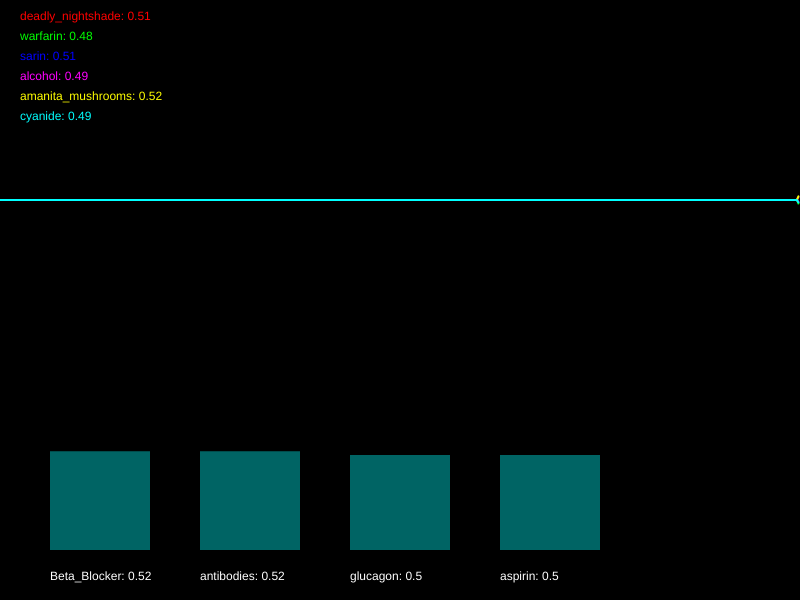
Frame 1 (no input)
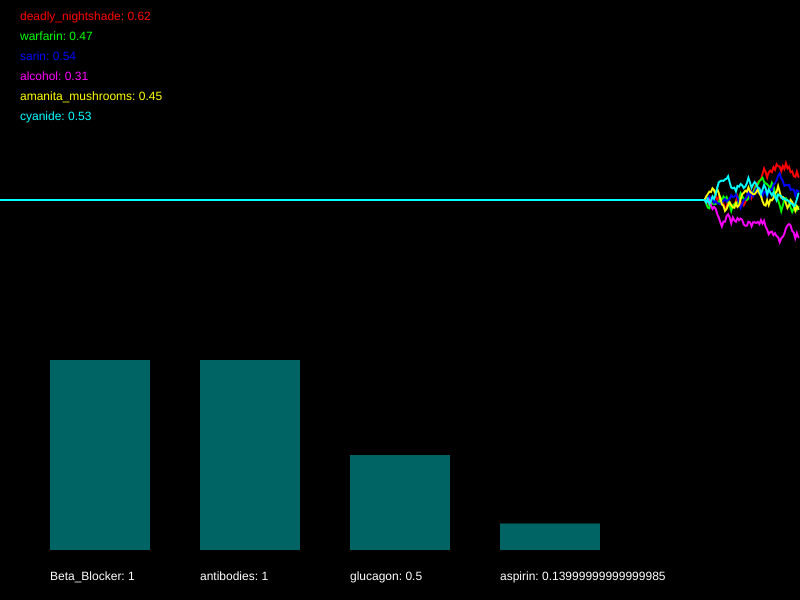
Frame 60 (no input)
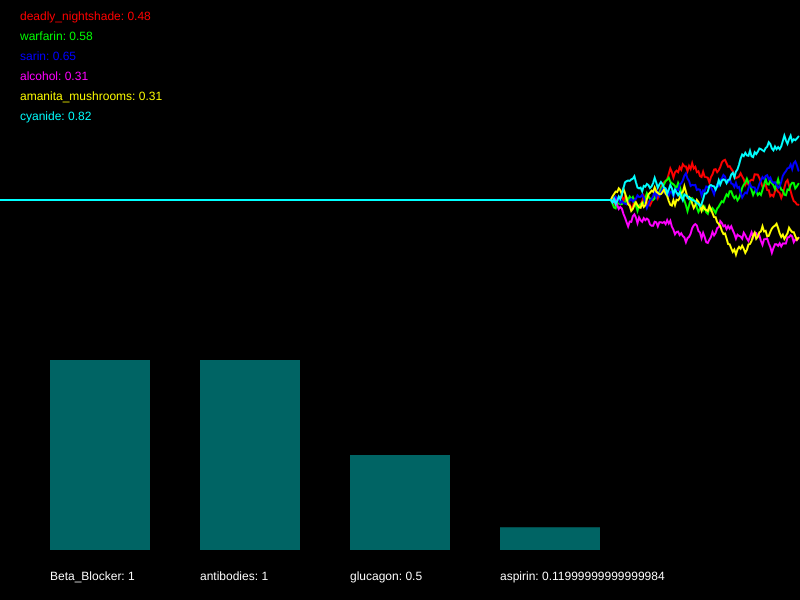
Frame 120 (the mouse pressed at the canvas centre since frame 60)

The p5.js sketch that drew these frames (run headless with seeded random() and noise() and a simulated clock; from frame 60 on, the mouse is pressed at the canvas centre):

// p5.js sketch
// ── sketch.js
/*

Officer: 2481930
CaseNum: 401-2-24564609-2481930

Case 401 - The Case of Norbert's Weiner Stand
Stage 3 - Bilious bagel

As I suspected Norbert has struck again. Ever inventive he’s set up a bagel stand and
has laced the cream cheese with an ingenious but vicious toxin. This one is quite
deadly so get yourself down to the lab right away.

You must develop the antidote by using conditional statements in the draw loop to
do the following.

	- When either cyanide dips below 0.63, amanita_mushrooms dips below 0.51, or perhaps sarin goes above 0.5, decrease Beta_Blocker by 0.02
	- When warfarin goes above 0.74 or alcohol dips below 0.74, increment Beta_Blocker by 0.04
	- If warfarin dips below 0.52 and alcohol dips below 0.39, decrease antibodies by 0.02
	- When either amanita_mushrooms dips below 0.6, sarin goes above 0.67, or perhaps cyanide dips below 0.75, increase antibodies by 0.02
	- When deadly_nightshade dips below 0.7 and sarin goes above 0.73, reduce glucagon by 0.01
	- If alcohol goes above 0.54 or warfarin goes above 0.68, raise glucagon by 0.04
	- When deadly_nightshade goes above 0.25 and amanita_mushrooms goes above 0.41, decrement aspirin by 0.02
	- When cyanide dips below 0.57, whilst at the same time, warfarin goes above 0.45 or alcohol dips below 0.7, increment aspirin by 0.02


Your conditional statements should:

consider the following poisons:

	- deadly_nightshade
	- warfarin
	- sarin
	- alcohol
	- amanita_mushrooms
	- cyanide


and modify the following antidotes:

	- Beta_Blocker
	- antibodies
	- glucagon
	- aspirin


- There are many ways to complete this task but you should only use the
following commands:

	if(){}
	+=
	-=

*/

//Declare the poison variables
var deadly_nightshade;
var warfarin;
var sarin;
var alcohol;
var amanita_mushrooms;
var cyanide;


//Declare the antidote variables
var Beta_Blocker;
var antibodies;
var glucagon;
var aspirin;


//This variable is used for drawing the graph
var graphs;


function setup()
{

	createCanvas(800,600);
	strokeWeight(2);

	//initialise the poisons and antidotes
	deadly_nightshade = 0.5;
	warfarin = 0.5;
	sarin = 0.5;
	alcohol = 0.5;
	amanita_mushrooms = 0.5;
	cyanide = 0.5;
	Beta_Blocker = 0.5;
	antibodies = 0.5;
	glucagon = 0.5;
	aspirin = 0.5;


	//fills the graph with empty values
	graphs = [];

	for(var i = 0; i < 6; i++)
	{
		graphs.push([]);
		for(var j = 0; j < 512; j++)
		{
			graphs[i].push(0.5);
		}
	}

}

function draw()
{

	//Develop the antidote below
	//Write conditional statements to change the amount of each substance ...

    if ((cyanide < 0.63) || (amanita_mushrooms < 0.51) || (sarin > 0.5)){
        Beta_Blocker -= 0.02;
        }
	if ((warfarin > 0.74) || (alcohol < 0.74)){
        Beta_Blocker += 0.04;
    }
	if ((warfarin < 0.52) && (alcohol < 0.39)){
        antibodies -= 0.02;
    }
	if ((amanita_mushrooms < 0.6) || (sarin > 0.67) || (cyanide < 0.75)){
        antibodies += 0.02;
    }
	if ((deadly_nightshade < 0.7) && (sarin > 0.73)){
        glucagon -= 0.01;
    }
	if ((alcohol > 0.54) || (warfarin > 0.68)){
        glucagon += 0.04;
    }
	if ((deadly_nightshade > 0.25) && (amanita_mushrooms > 0.41)){
        aspirin -= 0.02;
    }
	if ((cyanide < 0.57) && ((warfarin > 0.45) || (alcohol < 0.7))){
        aspirin += 0.02;
    }


	//////////////////////////////////////////////////////

	//the code below generates new values using random numbers

	/*
		For testing, you might want to temporarily comment out
		these lines and set the same variables to constant values
		instead.
	*/

	deadly_nightshade = nextValue(graphs[0],deadly_nightshade);
	warfarin = nextValue(graphs[1],warfarin);
	sarin = nextValue(graphs[2],sarin);
	alcohol = nextValue(graphs[3],alcohol);
	amanita_mushrooms = nextValue(graphs[4],amanita_mushrooms);
	cyanide = nextValue(graphs[5],cyanide);


	Beta_Blocker = constrain(Beta_Blocker, 0, 1);
	antibodies = constrain(antibodies, 0, 1);
	glucagon = constrain(glucagon, 0, 1);
	aspirin = constrain(aspirin, 0, 1);


	///////// DO NOT CHANGE THE CODE BELOW ///////////

	//drawing code

	// set background
	background(0);
	noFill();

	//draw the graphs for the vitals
	var colors = [
	color(255, 0, 0),
	color(0, 255, 0),
	color(0, 0, 255),
	color(255, 0, 255),
	color(255, 255, 0),
	color(0, 255, 255)
	];

	for(var i = 0; i < graphs.length; i++)
	{
		stroke(colors[i]);
		drawGraph(graphs[i]);
	}

	//draw the poisons as text
	noStroke();
	fill(colors[0]);
	text('deadly_nightshade: ' + nf(deadly_nightshade,1,2), 20,20);
	fill(colors[1]);
	text('warfarin: ' + nf(warfarin,1,2), 20,40);
	fill(colors[2]);
	text('sarin: ' + nf(sarin,1,2), 20,60);
	fill(colors[3]);
	text('alcohol: ' + nf(alcohol,1,2), 20,80);
	fill(colors[4]);
	text('amanita_mushrooms: ' + nf(amanita_mushrooms,1,2), 20,100);
	fill(colors[5]);
	text('cyanide: ' + nf(cyanide,1,2), 20,120);


	//draw the antidotes bar chart
	drawBar(Beta_Blocker,50,'Beta_Blocker');
	drawBar(antibodies,200,'antibodies');
	drawBar(glucagon,350,'glucagon');
	drawBar(aspirin,500,'aspirin');


}

function nextValue(graph, val)
{
	//gets the next value for a vital and puts it in an array for drawing
	var delta = random(-0.03,0.03);

	val += delta;
	if(val > 1 || val < 0)
	{
		delta *= -1;
		val += delta * 2;
	}

	graph.push(val)
	graph.shift();
	return val;
}

function drawGraph(graph)
{
	//draws an array as a graph
	beginShape();
	for(var i = 0; i < graph.length; i++)
	{
			vertex(width * i/512, height * 0.5 - graph[i]* height/3)
	}
	endShape();
}


function drawBar(val, x, name)
{
	//draws the bars for bar chart
    noStroke();
    fill(0,100,100);
	var mh = height * 0.4 - 50;
	rect(x,(height - 50) - val*mh, 100, val*mh);
    fill(255);
	text(name + ": " + val, x, height - 20);
}
